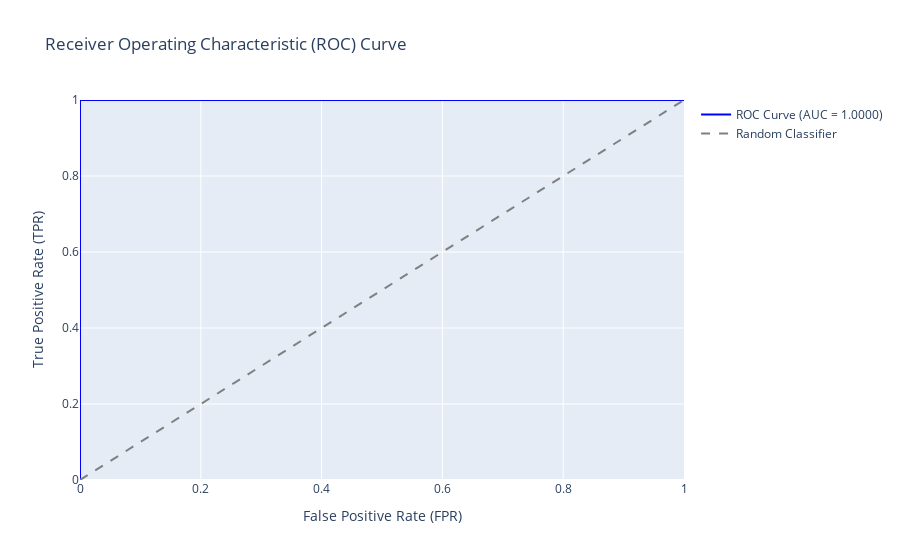

Notebook cell for this chart:
### Code cell
import torch
import numpy as np
from sklearn.metrics import roc_auc_score, roc_curve
import plotly.graph_objects as go

def evaluate_model_with_roc_auc_interactive(model, test_loader):
    model.eval()
    all_labels = []
    all_probabilities = []
    
    with torch.no_grad():
        for images, labels in test_loader:
            images, labels = images.to(device), labels.to(device).float().unsqueeze(1)
            outputs = model(images)
            probabilities = torch.sigmoid(outputs)  # Get probabilities (sigmoid for binary classification)
            
            all_labels.extend(labels.cpu().numpy())
            all_probabilities.extend(probabilities.cpu().numpy())
    
    all_labels = np.array(all_labels)
    all_probabilities = np.array(all_probabilities).flatten()

    # Calculate ROC AUC score
    auc_score = roc_auc_score(all_labels, all_probabilities)
    print(f"ROC AUC Score: {auc_score:.4f}")

    # Compute ROC curve
    fpr, tpr, thresholds = roc_curve(all_labels, all_probabilities)

    # Create an interactive ROC Curve plot using Plotly
    fig = go.Figure()

    # Plot ROC Curve
    fig.add_trace(go.Scatter(
        x=fpr, y=tpr, mode='lines', name=f'ROC Curve (AUC = {auc_score:.4f})',
        line=dict(color='blue', width=2)
    ))

    # Add diagonal line (random classifier line)
    fig.add_trace(go.Scatter(
        x=[0, 1], y=[0, 1], mode='lines', name='Random Classifier',
        line=dict(color='gray', dash='dash')
    ))

    # Add labels and title
    fig.update_layout(
        title="Receiver Operating Characteristic (ROC) Curve",
        xaxis=dict(title="False Positive Rate (FPR)", range=[0, 1]),
        yaxis=dict(title="True Positive Rate (TPR)", range=[0, 1]),
        showlegend=True
    )

    # Show the interactive plot
    fig.show()

# Assuming you already have the model and test_loader
evaluate_model_with_roc_auc_interactive(model, test_loader)

### Figure 1 — Plotly figure (JSON) as saved in the notebook; plotly's stock layout.template omitted (floating-point values rounded to 4 significant figures)
{"data": [{"line": {"color": "blue", "width": 2}, "mode": "lines", "name": "ROC Curve (AUC = 1.0000)", "type": "scatter", "x": [0, 0, 0, 1], "y": [0, 0.05, 1, 1]}, {"line": {"color": "gray", "dash": "dash"}, "mode": "lines", "name": "Random Classifier", "type": "scatter", "x": [0, 1], "y": [0, 1]}], "layout": {"showlegend": true, "title": {"text": "Receiver Operating Characteristic (ROC) Curve"}, "xaxis": {"range": [0, 1], "title": {"text": "False Positive Rate (FPR)"}}, "yaxis": {"range": [0, 1], "title": {"text": "True Positive Rate (TPR)"}}}}
